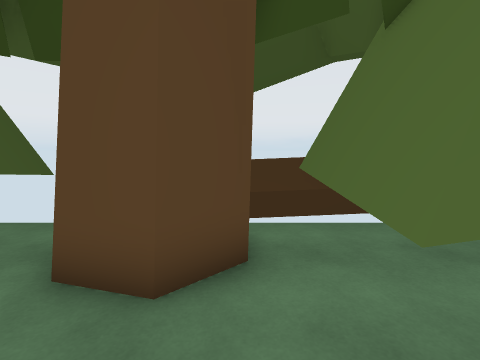
[1] (above)

24 first-person views from a walk through a Unity game level. The camera is 1.5 m above the floor, tilts 6° down and sees 85° across. The floor is counted in squares, 1 m on a side. Each view is taken from the middle of a square. On the plan, view 1 faces up. The plan holds only what a view shows up to about 14 squares ahead; the rest is blank. The place goes on beyond the plan.

[2]
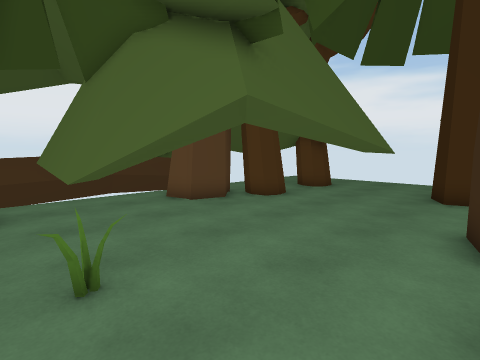

[3]
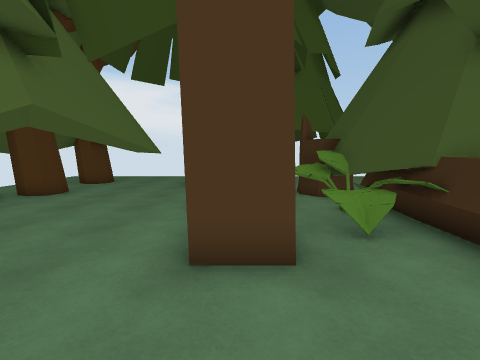

[4]
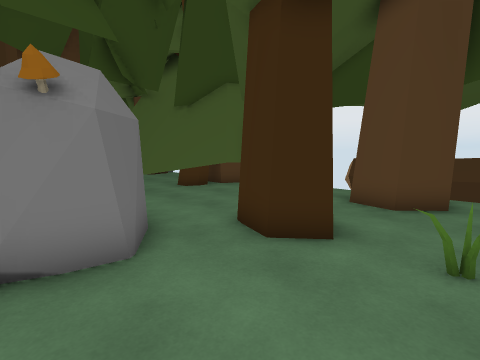

[5]
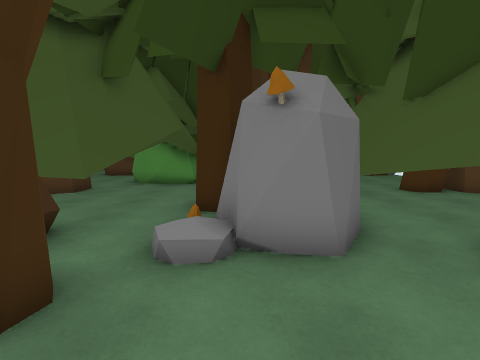

[6]
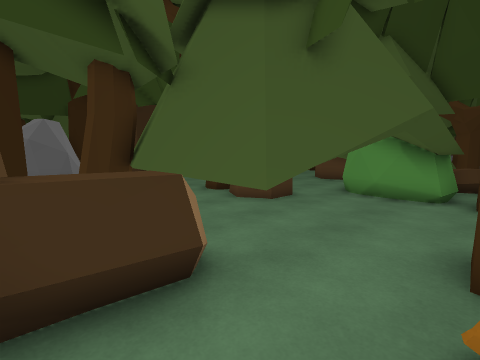

[7]
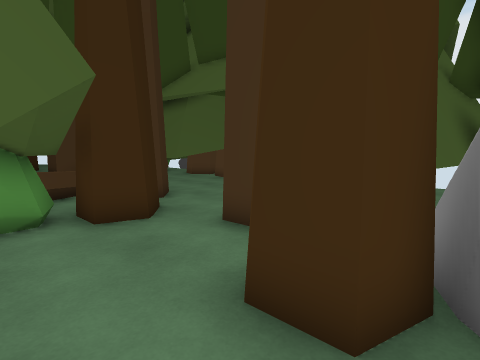

[8]
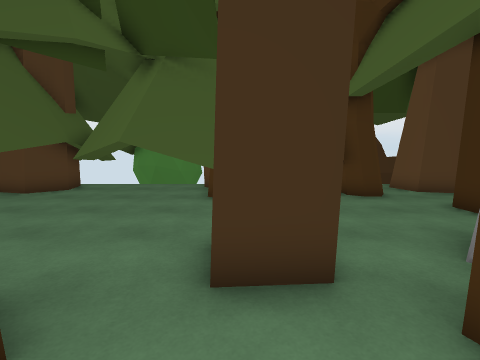

[9]
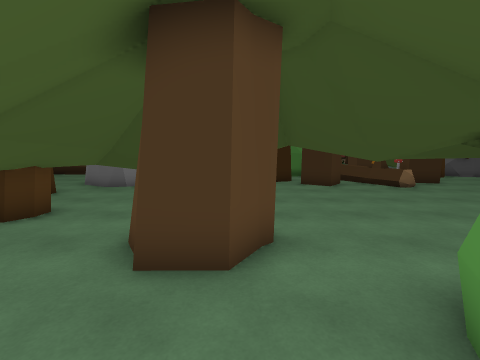

[10]
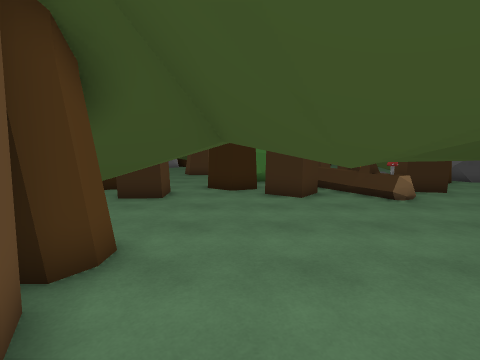

[11]
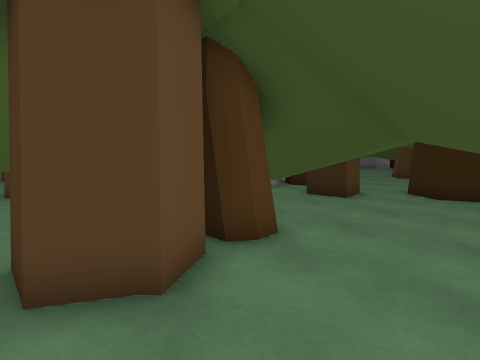

[12]
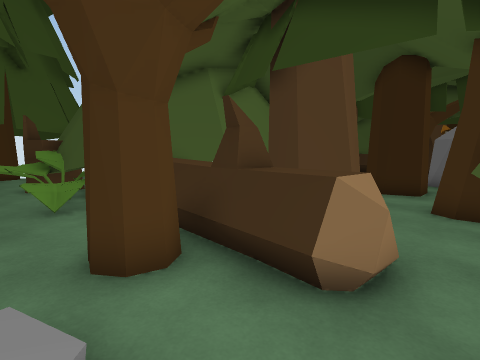

[13]
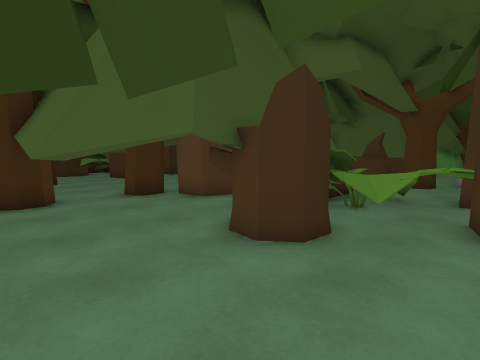

[14]
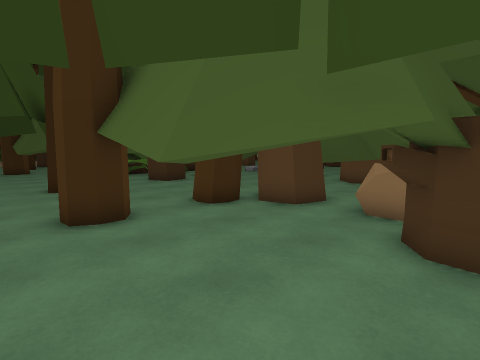

[15]
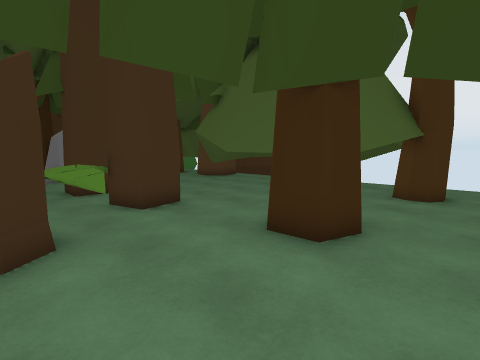

[16]
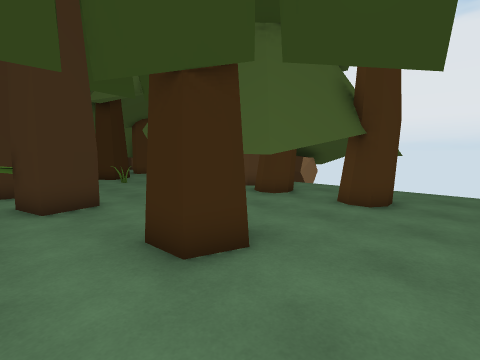

[17]
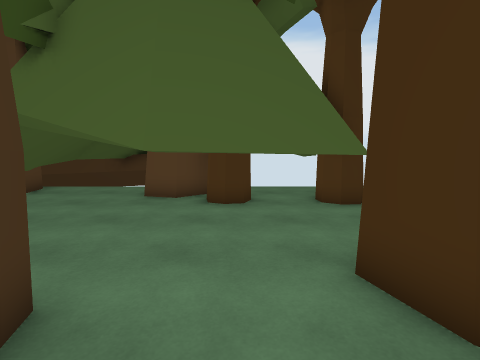

[18]
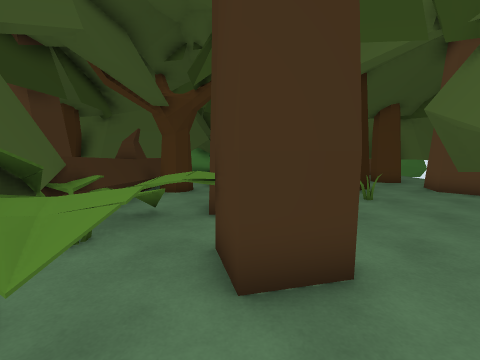

[19]
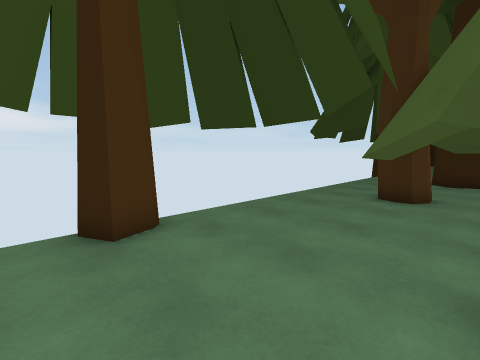

[20]
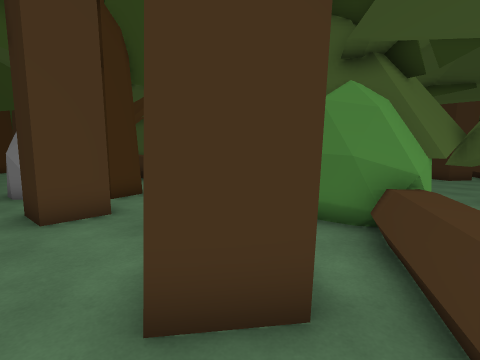

[21]
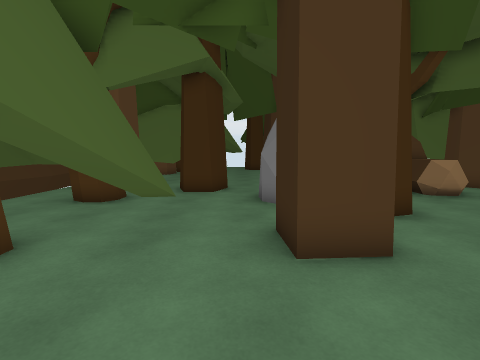

[22]
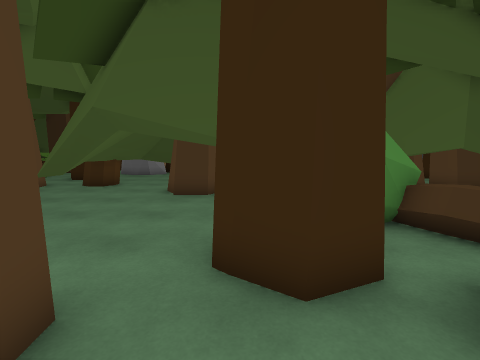

[23]
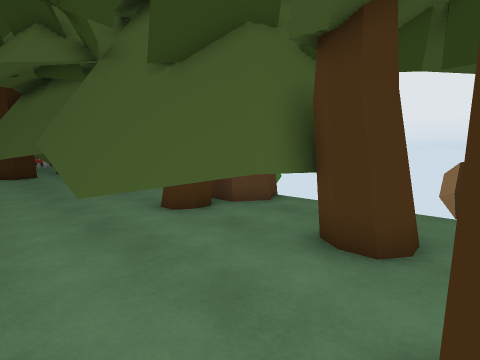

[24]
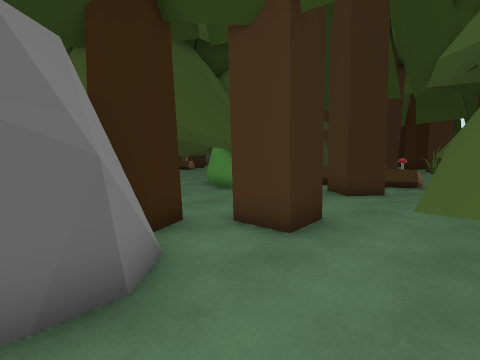

### Floor plan
Key: @ floor where view 1 was taken; # wall or solid block; x gap in a wall; . floor; = window, fence, low wall or low ledge; ^ raised ledge; v drop or lower ground; T tree; S stump; R rock; M mushroom; B bush; O other object.
Columns run from 16 left of view 1 to 15 right of it. Each row starts with its distance up from view 1.
  8           T=^
  7  BBTB    TTT^###^^^####
  6   BBB     TT  === T===#    T
  5 TT.... #T..T..T TTT... ....T...
  4 TT....##T..T..T TT...T #...T...
  3 TT....##..T##.TT.TT..####..#...
  2   T...##..T##....TT....##..#...
  1  TTT...TTTT.......T............
  0 T..TT.TTTT...##.@.T........T...
 -1 T....TTT.....TTT.O.......TT....
 -2 ......................TTT......
 -3 ..T....TT..RRR............TT...
 -4  TTT...TT.RRRR.......TT...TT...
 -5 OOTTTT...TTTRR....TTOTT........
 -6 OO..TT...TT.MO......OOOO.......
 -7  OBBBT.........#...OOOOS......TT
 -8  BBBB....T....##...OvTTSSS.....T
 -9  BBBB....TT.^^##===TTT#SSS.....
-10 T  TB....TTTx=#===### =...T....
-11 TT.....T..TT...   T........T...
-12 TT....##T..T..TTTT...T#....T...
-13 TT....##...T..T TT..  ##...x...
-14 TT....##..T##.TT.TT    ##..#...
-15  .T...##..T#...   T  .. #..#...
-16    T...TTTT...T.  T ...........
-17 T...TTTTT ...##T    ......T....
-18 T........ ...TT       .. TT....
-19 ...............        T..T....
-20 ..TT...TT..RRR.       ....TT.
-21  TT....TT.TRRR.      TT...  .
-22 O. .TT.. TTT         TT    ..
-23 OO .TT..                   .. TT
-24  O B O...                  .. TT
-25       ...                  ..
-26       ..

Where each view was taken, in squares from view 1:
view 1: 0 up, 0 right, facing up
view 2: 4 down, 0 right, facing up-right
view 3: 5 down, 2 left, facing right
view 4: 5 down, 1 right, facing up-left
view 5: 5 down, 1 right, facing left
view 6: 6 down, 2 left, facing down-left
view 7: 8 down, 5 left, facing up-left
view 8: 7 down, 9 left, facing up
view 9: 8 down, 10 left, facing down
view 10: 11 down, 12 left, facing down
view 11: 11 down, 13 left, facing down-right
view 12: 6 down, 5 left, facing down-right
view 13: 5 down, 12 right, facing down-left
view 14: 8 down, 13 right, facing down-left
view 15: 8 down, 13 right, facing up-left
view 16: 6 down, 14 right, facing up-left
view 17: 6 down, 8 right, facing up
view 18: 5 down, 9 right, facing left
view 19: 5 down, 9 right, facing down-right
view 20: 2 down, 16 left, facing down-right
view 21: 2 down, 13 left, facing right
view 22: 2 down, 11 left, facing down
view 23: 2 down, 3 left, facing up-left
view 24: 0 up, 4 left, facing down-left
